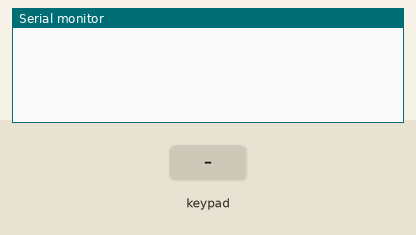
A sketch run on a simulated Arduino Uno, built with avr-gcc and run on an emulated ATmega328P. Shown: the last lines printed to the serial monitor. Wiring (inferred from the names in the program): 4×4 keypad with keys 1 2 3 A 4 5 6 B 7 8 9 C * 0 # D (labels assumed): rows pin 13, pin 12, pin 11, pin 10; columns pin 9, pin 8, pin 7, pin 6. The inputs (shaded band) are chosen by the test bench.

Above: at 1.2 s.
1.3 s: key '1' pressed
At 2.0 s:
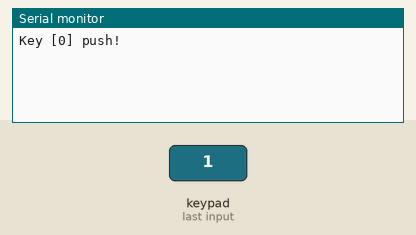
3.1 s: keypad keys 1 3 1 2 1 1 1 0 pressed 0.4 s apart
At 6.7 s:
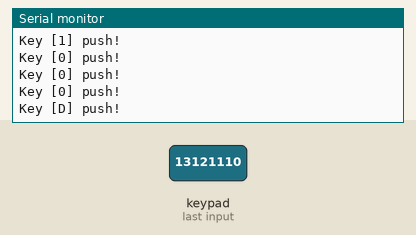
7.8 s: key '9' pressed
At 8.4 s:
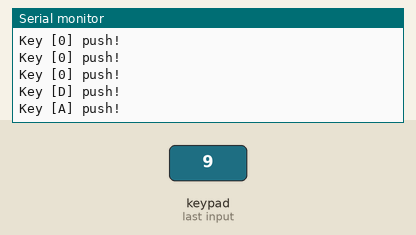
9.3 s: keypad keys 1 3 1 2 1 1 1 0 # pressed 0.4 s apart
At 13.9 s:
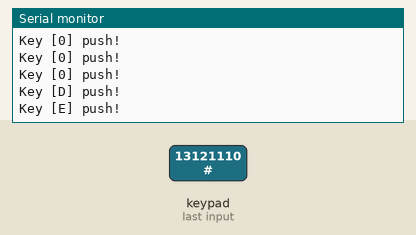
14.4 s: key 'C' pressed
At 15.6 s:
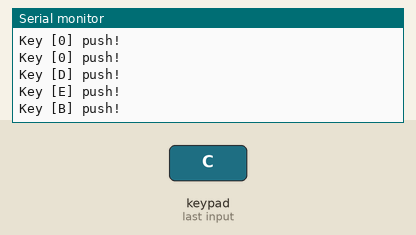
16.0 s: keypad keys 1 3 1 2 1 1 1 0 * pressed 0.4 s apart
At 20.0 s:
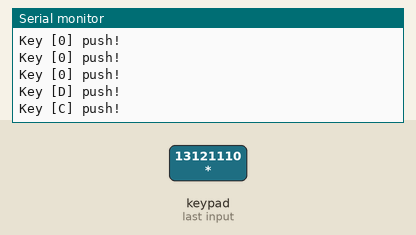
Timing chart, 0 to 21.5 s (numbered marks = the images above; inputs shaded):
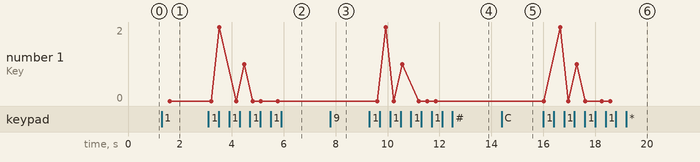

Measured:
- after the input at 1.3 s, the serial monitor: prints a new line after 0.30 s (image 1)
- after the input at 3.1 s, the serial monitor: prints a new line after 0.42 s (image 2)
- after the input at 7.8 s, the serial monitor: prints a new line after 0.05 s (image 3)
- after the input at 9.3 s, the serial monitor: prints a new line after 0.31 s (image 4)
- after the input at 14.4 s, the serial monitor: prints a new line after 0.17 s (image 5)
- after the input at 16.0 s, the serial monitor: prints a new line at once (image 6)

The sketch:

key_mx_01.ino
```cpp
int aPinRow[4] = {13,12,11,10};
int aPinCol[4] = {9,8,7,6};
int nRow,nNum;

void setup() {
  // put your setup code here, to run once:
  Serial.begin(115200);

  for(int i=0; i<4; i++){
    pinMode(aPinRow[i],OUTPUT);
    pinMode(aPinCol[i],INPUT);
  }
}

void loop() {
  // put your main code here, to run repeatedly:
  for(int i=0; i<4; i++){
    digitalWrite(aPinRow[i],HIGH);
    nRow=i*4;
    for(int j=0; j<4; j++){
      nNum=nRow+j;
      if(digitalRead(aPinCol[j])){
        //if it's HIGH
        Serial.print("Key [");
        Serial.print(nNum,HEX);
        Serial.println("] push!");

      }
    }
    digitalWrite(aPinRow[i],LOW);
    delay(80);
  }
}
```
